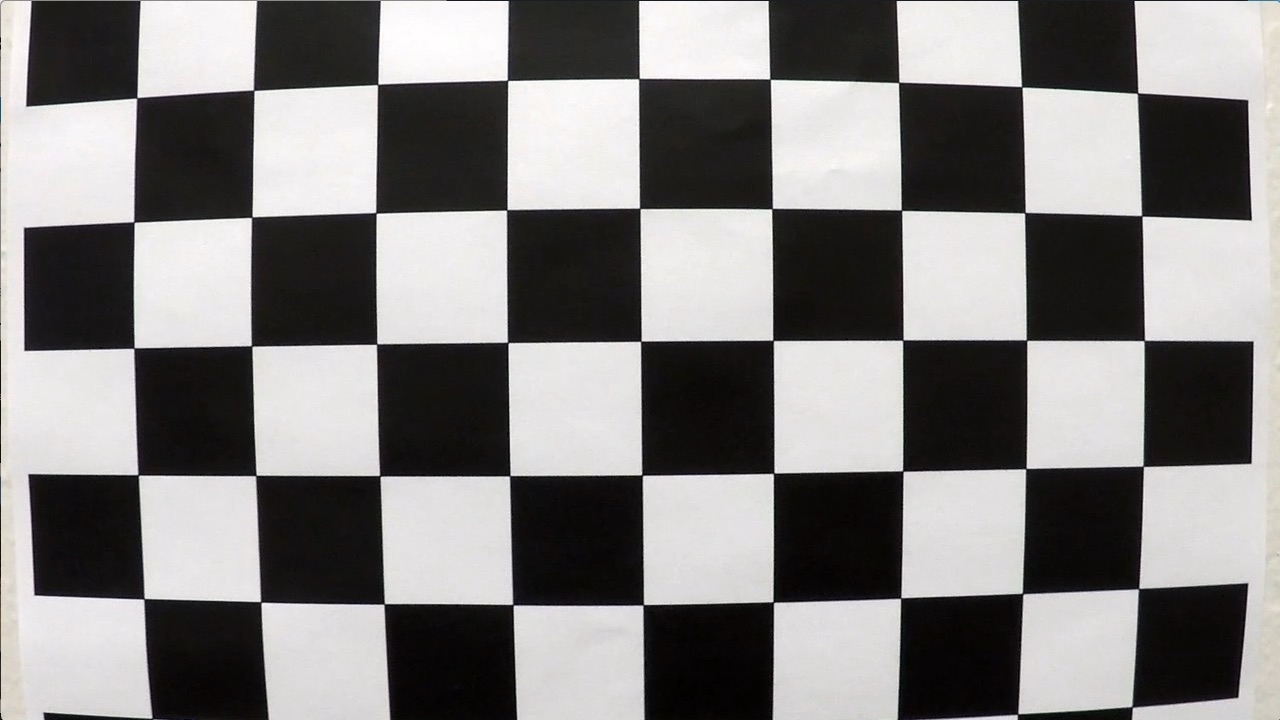
#> input picture camera_cal/calibration1.jpg, 1280 x 720 px; its folder holds 5 pictures in this run
$ jupyter execute --allow-errors Project.ipynb   (shell and % lines are left out)
#> lines starting #> are read from the running program, lines starting #| are printed output that depends on the picture
### camera_cal_helper.py
'''This file is developed for the Udacity Project Advance Lane Finding.
It contains functions to help solving the camera calibration and perspective transform.
All functions are based on those included in Lesson 6 from the Udacity course Self-driving car engineer.'''

import numpy as np
import cv2
import matplotlib.pyplot as plt

def find_corners_chessbooard(img,nx,ny,plot=1):
    ''' Function to find and draw the corners of the chessboard
    - img is the image in BGR
    - nx and ny are the number of square coners (not counting external) in the chessboard in x and y direction
    - plot is a switch to activate or deactivate the plotting of the result
    '''
    # Convert to grayscale
    gray = cv2.cvtColor(img, cv2.COLOR_BGR2GRAY)
    # Find the chessboard corners
    ret, corners = cv2.findChessboardCorners(gray, (nx, ny), None)
    # If found, draw corners
    if ret and plot:
        # Draw and display the corners
        cv2.drawChessboardCorners(img, (nx, ny), corners, ret)
        plt.imshow(img)
        #print(corners)
    return ret, corners


def object_points(nx,ny):
    '''Function to create object points based on the square coners
    in the chessboard in x and y direction (nx and ny)'''
    objp = np.zeros((nx*ny,3), np.float32)
    objp[:,:2] = np.mgrid[0:nx, 0:ny].T.reshape(-1,2)
    return objp

def cal_undistort(img, objpoints, imgpoints):
    ''' Function to undistort an image based on object points and image points'''
    ret, mtx, dist, rvecs, tvecs = cv2.calibrateCamera(objpoints, imgpoints, img.shape[1:], None, None)
    undist = cv2.undistort(img, mtx, dist, None, mtx)
    return undist

# [23 lines left out: function pers_transform, not called in this run]

### Project.ipynb
[cell 1]
import numpy as np
import cv2
import glob
import matplotlib.pyplot as plt
import camera_cal_helper as cal
import binary_image_helper as binar

# 1 - Camera calibration

1 - Apply calibration to provided images

[cell 2]
#Get object points (same for all images)
nx=9
ny=6
obj=cal.object_points(nx,ny)

#Create the image points and object points list
img_points=[]
obj_points=[]

for fname in glob.glob('camera_cal/calibration*.jpg'):
    #print(fname)
    #Read image
    img=cv2.imread(fname)
#> img is the input picture: shape (720, 1280, 3); mean B, G, R 127.8, 128.4, 130.1
    #plt.imshow(img)
    #Find image points
    ret, corners = cal.find_corners_chessbooard(img,nx,ny,0)
#> in find_corners_chessbooard, `ret, corners = cv2.findChessboardCorners(gray, (nx, ny), None)`: ret = False; corners = None
#> ret = False
    #print (ret)
    #Add points to list
    if ret:
        img_points.append(corners)
        obj_points.append(obj)

2- Undistort example image

[cell 3]
#Select example figure
example_image=cv2.imread('camera_cal/calibration1.jpg')
#Undistort figure
undistorted_example=cal.cal_undistort(example_image, obj_points, img_points)
#> in cal_undistort, `undist = cv2.undistort(img, mtx, dist, None, mtx)`:
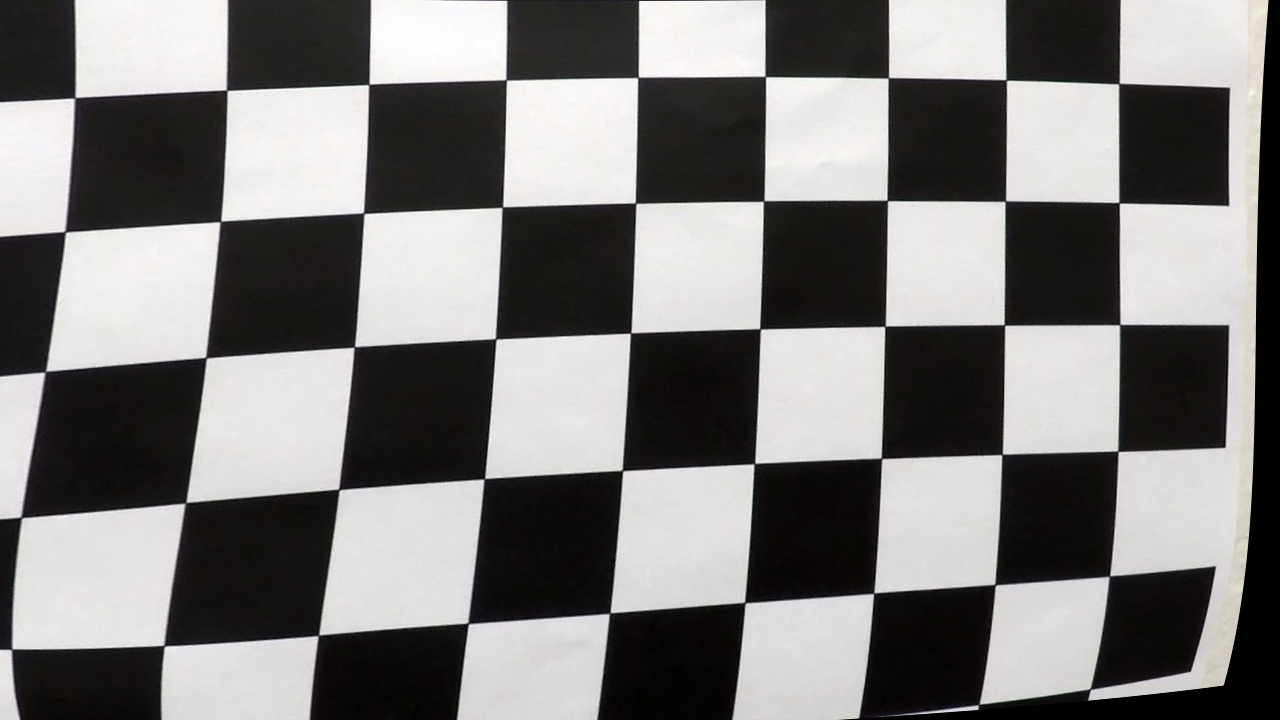
#> undist: shape (720, 1280, 3); mean B, G, R 122.2, 122.8, 124.4
#Plot and save for markup
#> (the rest of this cell did not finish here and is left out)
